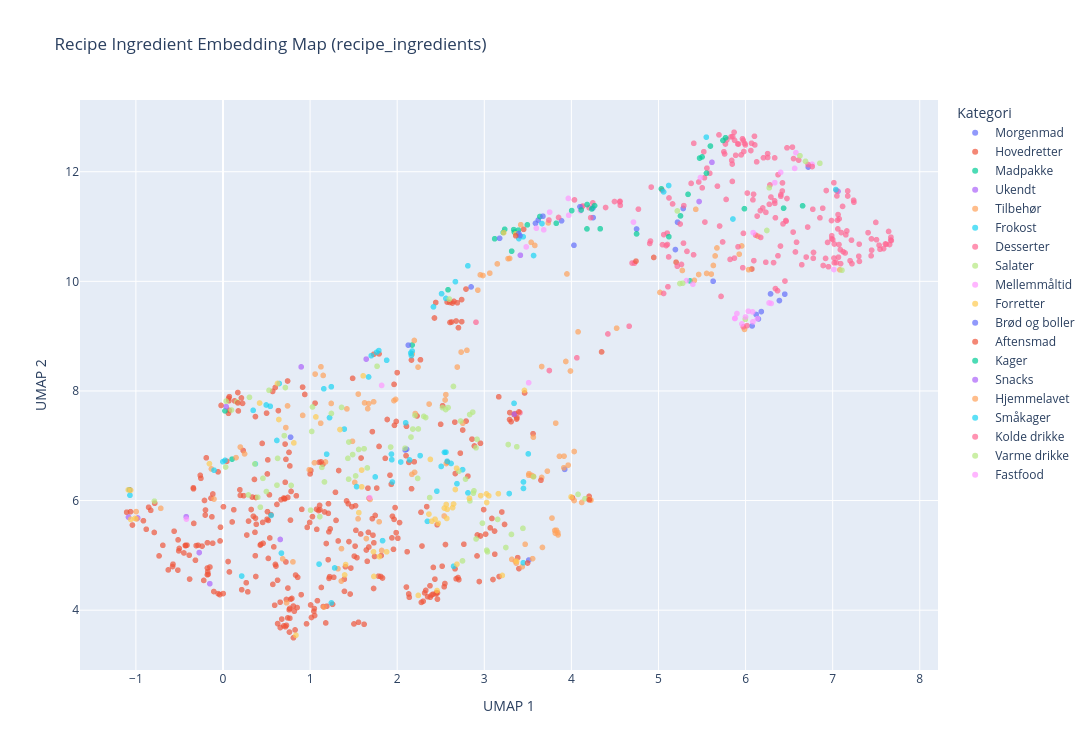

Write notebook code for a chart like this one.
### Code cell
fig = px.scatter(
    x=ing_coords[:, 0],
    y=ing_coords[:, 1],
    color=ing_categories,
    hover_name=ing_titles,
    hover_data={"id": ing_ids, "category": ing_categories},
    title="Recipe Ingredient Embedding Map (recipe_ingredients)",
    labels={"x": "UMAP 1", "y": "UMAP 2", "color": "Kategori"},
    opacity=0.7,
    width=1100,
    height=750,
)
fig.update_traces(marker=dict(size=6))
fig.show()

### Figure 1 — Plotly figure (JSON) as saved in the notebook; plotly's stock layout.template omitted (floating-point values rounded to 4 significant figures; data arrays with more than 128 entries replaced by an {"elided": "..."} marker saying what was removed)
{"data": [{"customdata": [["femkornsflagemysli-med-boghvede-og-kiks", "Morgenmad"], ["kokosskyr-bowl-med-chiafro-og-bar", "Morgenmad"], ["ag-i-airfryer", "Morgenmad"], ["havregrod", "Morgenmad"], ["grod-med-blabar-og-hasselnodder", "Morgenmad"], ["sondagstoast-med-chorizo-og-pocheret-ag", "Morgenmad"], ["morgenmad-til-de-sma", "Morgenmad"], ["ra-grod-med-kefir", "Morgenmad"], ["jordbarmarmelade-med-chiafro", "Morgenmad"], ["rosinbrod", "Morgenmad"], ["hytteostbowl-med-frugt", "Morgenmad"], ["iskaffe-med-havredrik", "Morgenmad"], ["boghvede-crunch", "Morgenmad"], ["sprode-brod-med-perlesukker", "Morgenmad"], ["kobenhavnerbirkes", "Morgenmad"], ["chia-oats-med-bar", "Morgenmad"], ["tiramisu-overnight-oat", "Morgenmad"], ["masalakrydrede-rysteribs", "Morgenmad"], ["croissanter", "Morgenmad"], ["hvidlogstomater-med-sprod-parmaskinke", "Morgenmad"], ["hash-browns", "Morgenmad"], ["havregrod---til-baby", "Morgenmad"], ["brunchbrat", "Morgenmad"]], "hovertemplate": "<b>%{hovertext}</b><br><br>Kategori=Morgenmad<br>UMAP 1=%{x}<br>UMAP 2=%{y}<br>id=%{customdata[0]}<br>category=%{customdata[1]}<extra></extra>", "hovertext": ["Femkornsflagemysli med boghvede og kiks", "Kokosskyr bowl med chiafrø og bær", "Æg i airfryer", "Havregrød", "Grød med blåbær og hasselnødder", "Søndagstoast med chorizo og pocheret æg", "Morgenmad til de små", "Rå grød med kefir", "Jordbærmarmelade med chiafrø", "Rosinbrød", "Eksotisk hytteostbowl med mango", "Iskaffe med havredrik", "Boghvede crunch", "Sprøde brød med perlesukker", "Københavnerbirkes", "Chia-oats med bær", "Tiramisu overnight oats", "Masalakrydrede rysteribs", "Croissanter", "Hvidløgstomater med sprød parmaskinke", "Hash browns", "Havregrød - til baby", "Brunchbræt"], "legendgroup": "Morgenmad", "marker": {"color": "#636efa", "opacity": 0.7, "size": 6, "symbol": "circle"}, "mode": "markers", "name": "Morgenmad", "showlegend": true, "type": "scattergl", "x": [4.748, 6.147, 3.923, 5.194, 6.122, 2.108, 5.284, 6.181, 6.45, 3.62, 6.075, 6.72, 4.029, 3.588, 4.25, 6.388, 6.286, 5.627, 3.887, 0.7757, 3.511, 5.219, 2.091], "xaxis": "x", "y": [10.95, 9.314, 6.569, 10.58, 9.395, 6.936, 11.33, 9.448, 9.765, 11.12, 9.186, 12.08, 10.66, 11.06, 11.16, 9.649, 9.771, 10.0, 11.1, 7.156, 4.915, 11.08, 6.923], "yaxis": "y"}, {"customdata": {"elided": "345x2 str values"}, "hovertemplate": "<b>%{hovertext}</b><br><br>Kategori=Hovedretter<br>UMAP 1=%{x}<br>UMAP 2=%{y}<br>id=%{customdata[0]}<br>category=%{customdata[1]}<extra></extra>", "hovertext": {"elided": "345 str values"}, "legendgroup": "Hovedretter", "marker": {"color": "#EF553B", "opacity": 0.7, "size": 6, "symbol": "circle"}, "mode": "markers", "name": "Hovedretter", "showlegend": true, "type": "scattergl", "x": {"elided": "345 float values"}, "xaxis": "x", "y": {"elided": "345 float values"}, "yaxis": "y"}, {"customdata": [["madpandekager-med-fyld", "Madpakke"], ["myslibar", "Madpakke"], ["snurrer-med-pesto", "Madpakke"], ["polsehorn", "Madpakke"], ["koldhavede-boller-med-kefir-og-graskarkerner", "Madpakke"], ["svensk-knakbrod", "Madpakke"], ["gulerodsbrud", "Madpakke"], ["bananbrod-med-havregryn", "Madpakke"], ["reste-vafler", "Madpakke"], ["glaserede-kolde-kyllingespyd", "Madpakke"], ["frugtboller", "Madpakke"], ["nemme-kernestykker-med-ske", "Madpakke"], ["figenpalag", "Madpakke"], ["saftige-rugbrodsboller-med-chokolade", "Madpakke"], ["knakbrod", "Madpakke"], ["madpakkeboller-med-squash-gulerodder-og-ost", "Madpakke"], ["mysliboller-med-hytteost", "Madpakke"]], "hovertemplate": "<b>%{hovertext}</b><br><br>Kategori=Madpakke<br>UMAP 1=%{x}<br>UMAP 2=%{y}<br>id=%{customdata[0]}<br>category=%{customdata[1]}<extra></extra>", "hovertext": ["Madpandekager med fyld ", "Myslibar ", "Snurrer med pesto", "Pølsehorn ", "Koldhævede boller med kefir, kerner og squash ", "Svensk knækbrød", "Gulerodsbrud", "Bananbrød med havregryn", "Reste-vafler", "Glaserede kolde kyllingespyd", "Frugtboller", "Nemme kernestykker med ske", "Figenpålæg", "Saftige rugbrødsboller med chokolade", "Knækbrød", "Madpakkeboller ", "Mysliboller med hytteost"], "legendgroup": "Madpakke", "marker": {"color": "#00cc96", "opacity": 0.7, "size": 6, "symbol": "circle"}, "mode": "markers", "name": "Madpakke", "showlegend": true, "type": "scattergl", "x": [0.02254, 5.253, 2.172, 3.494, 3.119, 3.345, 3.391, 5.339, 3.338, 0.1044, 4.179, 3.218, 5.362, 3.638, 3.234, 2.584, 3.314], "xaxis": "x", "y": [7.636, 11.19, 8.838, 11.03, 10.78, 10.9, 10.93, 11.59, 10.94, 6.756, 10.96, 10.89, 10.01, 11.18, 10.95, 9.846, 10.55], "yaxis": "y"}, {"customdata": [["rort-tatar", "Ukendt"], ["chow-mein", "Ukendt"], ["ovnbagt-kylling-i-fad", "Ukendt"], ["mexi-bowl", "Ukendt"], ["tartedej", "Ukendt"], ["wonton", "Ukendt"], ["flagkage", "Ukendt"], ["koreanske-soya-aeg", "Ukendt"], ["kransekagestykker", "Ukendt"], ["karrysuppe-med-gulerodder-og-rode-linser", "Ukendt"], ["anderillette", "Ukendt"], ["romkulger-med-sorte-bonner", "Ukendt"]], "hovertemplate": "<b>%{hovertext}</b><br><br>Kategori=Ukendt<br>UMAP 1=%{x}<br>UMAP 2=%{y}<br>id=%{customdata[0]}<br>category=%{customdata[1]}<extra></extra>", "hovertext": ["Rørt tatar", "Chow mein", "Ovnbagt kylling med hvidløg og rosmarin", "Mexi bowl ", "Tærtedej", "Wonton ", "Flagkage", "Soya æg", "Kransekagestykker", "Karrysuppe med gulerødder og røde linser", "Anderillette", "Romkugler med sorte bønner"], "legendgroup": "Ukendt", "marker": {"color": "#ab63fa", "opacity": 0.7, "size": 6, "symbol": "circle"}, "mode": "markers", "name": "Ukendt", "showlegend": true, "type": "scattergl", "x": [0.6573, -0.4223, -0.1514, 0.03648, 3.414, -0.9795, 5.614, -1.085, 7.061, -0.2728, 3.346, 5.466], "xaxis": "x", "y": [5.29, 5.706, 4.483, 7.714, 10.48, 5.683, 12.17, 5.698, 11.64, 5.05, 7.577, 11.46], "yaxis": "y"}, {"customdata": {"elided": "116x2 str values"}, "hovertemplate": "<b>%{hovertext}</b><br><br>Kategori=Tilbehør<br>UMAP 1=%{x}<br>UMAP 2=%{y}<br>id=%{customdata[0]}<br>category=%{customdata[1]}<extra></extra>", "hovertext": ["Rød dressing", "Stuvede kartofler", "Rødvinssauce", "Ispanak borani - Tyrkisk spinatdip", "Laks i ovn", "Ajvar-dip", "Hvidløgsflutes", "Hjemmebagte tortillas", "Kartofler i airfryer", "Fyldte champignoner", "Speltkerner med svampe og spinat", "Goma dressing", "Syltede rødløg med tranebær", "Syltede rødløg ", "Blomkålsfad", "Chunky chiliolie", "Thousand Island dressing", "Ristede kikærter", "Blåskimmelost med tranebærkompot", "Karamelliserede figner til ost", "Flutes", "Rødvinskogte figner", "Semidried cherrytomater", "Æggestand", "Kvæde-tomat kompot", "Edamamebønner", "Nemme ostebrød", "Ratatouille ", "Nemt ostebrød på grill", "Stuvet glaskål", "Dressing med dijonsennep og estragon", "Flødekartofler", "Autentisk ratatouille", "Persillesovs", "Kryddersmør med rosmarin", "Langtidshævet brød", "Ovnbagte grøntsager", "Hummus med edamamebønner", "Syltede tomater ", "Blomkålsmos", "Appelsin- og abrikosmarmelade", "Stuvet rosenkål", "Hollandaisesauce", "Ovnbagte rødbeder", "Pærechutney med chili", "Bacon i ovn", "Pommes frites i airfryer", "Lassi - sød og salt", "Dijonnaise", "Fyldte brød med spinat og ost", "Syltede svampe", "Dadler med bacon", "Rødløgssmør", "Rissalat", "Stuvede porrer", "Boller - til baby", "Krydrede nødder", "Blomkålssteaks med oste-gremolata", "Citrondressing", "Cremet dip af blå ost", "Agurkesalat", "Portobellosauce", "Juleskinke med sennepsgratinering", "Grillede asparges og squash", "Saltkogte kartofler med mojo rojosauce", "Blommemarmelade", "Mayonnaise", "Asparges med misosmør", "Chimichurri", "Stracciatella ost", "Pico de gallo", "Lemonade", "Råcreme", "Tomattapenade", "Buffetspyd", "Syltede blommer", "Ramsløgspesto", "Urtedressing med friske krydderurter", "Broccolifritter", "Syltede grønne tomater", "Syltede abrikoser", "Nem tomatsovs", "Hvidløgssauce", "Burgerboller", "Ost med balsamicomandler og bagt marcipan", "Grillpakker med kartofler og oliven", "Saltkartofler", "Druerelish", "Maltbrød med kefir og rug", "Irske boller med kartoffel", "Smørsauce med sennep", "Spyd med grillet ost", "Sød kartoffelmos med sprød top", "Paprikamandler", "Karamelliseret løgmarmelade til skimmelost", "Hjemmelavet smør", "Stikkelsbærmarmelade", "Bechamelsauce", "Börek ", "Croutoner", "Bearnaise", "Søde kartoffelfritter i airfryer", "Glaserede kartofler og rodfrugter", "Frosset flødeskum i fire varianter", "Æbler med gelé", "Focaccia brød", "Pandebrød med nigellafrø", "Hollandaisesauce med fløde", "Burgerdressing", "Chutney", "Hokkaidofritter", "Grøntsagsfad i ovn", "Bagt blomkål", "Farmordressing", "Rabarberchutney", "Tigerrejer på spyd"], "legendgroup": "Tilbehør", "marker": {"color": "#FFA15A", "opacity": 0.7, "size": 6, "symbol": "circle"}, "mode": "markers", "name": "Tilbehør", "showlegend": true, "type": "scattergl", "x": [3.51, 3.436, 0.7297, 2.239, 2.539, 1.176, 3.063, 3.149, 3.469, 1.32, 1.358, -0.9968, 2.559, 1.982, 4.204, -0.9924, 3.513, 1.058, 3.989, 4.076, 3.273, 5.017, 1.122, 3.913, 5.553, 1.551, 2.734, 0.9909, 2.801, 0.8032, 3.659, 3.316, 1.05, 1.822, 3.564, 2.954, 1.646, 1.688, 1.73, 4.119, 5.412, 4.032, 3.828, 2.55, 4.519, 2.169, 3.555, 5.988, 3.564, 2.197, 1.662, 2.2, 0.6855, -0.1034, 3.778, 3.538, 3.949, 4.225, 3.724, 3.82, 1.673, 1.159, 2.564, 1.513, 3.668, 5.955, 3.816, -0.7143, 1.487, 3.863, 0.7409, 5.63, 6.14, 0.915, 0.1499, 5.927, 1.553, 3.564, -0.1328, 1.625, 5.461, 0.7216, 1.793, 3.419, 3.936, 3.367, 3.356, 1.963, 3.291, 3.735, 3.845, 0.2477, 2.208, 1.124, 3.659, 4.032, 7.082, 3.58, 2.173, 2.69, 3.847, 1.243, 2.367, 3.963, 5.274, 2.926, 2.985, 3.809, 3.542, 1.423, 2.753, 1.36, 4.214, 3.916, 6.035, 0.199], "xaxis": "x", "y": [6.462, 4.793, 4.134, 8.435, 5.718, 6.704, 10.15, 10.32, 5.202, 4.755, 4.531, 5.798, 7.933, 7.846, 6.032, 5.664, 6.49, 8.308, 8.364, 9.078, 10.41, 9.797, 7.411, 6.599, 10.14, 5.667, 8.709, 6.563, 8.742, 4.881, 6.421, 4.928, 6.689, 5.089, 7.156, 10.12, 5.306, 6.02, 7.802, 5.965, 10.02, 6.001, 5.459, 7.835, 9.145, 6.479, 4.94, 9.123, 6.44, 8.921, 7.676, 6.516, 4.936, 6.027, 5.68, 10.71, 10.13, 6.008, 6.536, 7.412, 7.769, 4.056, 6.676, 6.332, 5.145, 10.65, 5.405, 5.858, 7.081, 6.807, 7.727, 10.29, 10.83, 7.554, 6.784, 10.5, 7.943, 6.439, 6.576, 7.782, 10.12, 7.332, 5.612, 11.03, 8.538, 4.859, 4.893, 7.823, 10.42, 11.07, 5.414, 6.851, 7.588, 8.441, 8.445, 6.895, 10.21, 10.66, 8.677, 8.436, 5.373, 7.772, 7.761, 6.646, 10.2, 9.839, 10.11, 5.455, 6.46, 7.673, 7.411, 5.123, 6.013, 6.81, 10.21, 6.976], "yaxis": "y"}, {"customdata": {"elided": "66x2 str values"}, "hovertemplate": "<b>%{hovertext}</b><br><br>Kategori=Frokost<br>UMAP 1=%{x}<br>UMAP 2=%{y}<br>id=%{customdata[0]}<br>category=%{customdata[1]}<extra></extra>", "hovertext": ["Krydret squash toast", "Omelet", "Ørred og æggestand", "Bento box", "Leftover toast", "Skinkepita med ærter", "Grøntsagsfrikadeller med tomatsalsa og dip", "Falafel wrap", "Små ostesouffléer", "Paneer sandwich", "Thaiinspireret ostemad ", "Champignontærte", "Brunede kartofler i ovn", "Bowl med hytteost, avocado og chiliolie", "Tunfrikadeller", "Kikærte-spread", "Ovnbagt æggekage med hytteost, skinke og spinat", "Hasselback rodfrugter", "Sødt rugbrød med mandler og tranebær", "Sushi bowl med chilibagt laks", "Toast med ost og skinke", "Toast a la croque monsieur", "Sushi bowl", "Filodejspakker med æg og spinat", "Sandwichbrød", "Osteboller ", "Grove horn med skinke og ost", "Burger med spidskålssalat og krydret hytteost", "Svampedeller", "Spinatpie", "Grønlangkål", "Æggekage med linser og koriander", "Scrambled æg med hytteost", "Avocadomad", "Hytteost med syltede grøntsager", "Kyllingesandwich med karrydressing", "Svinemørbrad i ovn", "Svampebøffer", "Rugbrødstoast med bagt avocado og æg", "Quinoa bowl", "Rejesalat i pitabrød", "Gözleme - fyldte tyrkiske fladbrød", "Ostemad med æble og timian", "Skinkesalat", "Smørrebrødstapas med rejer og mango", "Oksefrikadeller ", "Sprøde majs fritters", "Tortilla wrap", "Djævleæg", "Tærte med ost og tomater", "Kyllingesandwich med cæsarmayo, syltede rødløg og sprøde ostechips", "Burgerboller med hytteost", "Kyllingeburger med ost", "Stegte sild i eddike", "Banh Mi sandwich", "Porretærte med bacon", "Wraps med røget mørbrad", "Frikadeller", "Veggetoast", "Pizza med skinke, chili og oliven", "Croque monsieur", "Pizzatoast", "Frokosttærte", "Panini", "Mini pizzaer", "Waldorfsalat"], "legendgroup": "Frokost", "marker": {"color": "#19d3f3", "opacity": 0.7, "size": 6, "symbol": "circle"}, "mode": "markers", "name": "Frokost", "showlegend": true, "type": "scattergl", "x": [1.534, 1.244, 3.286, -1.068, 1.938, 2.505, 1.748, 0.4961, 1.672, 1.945, 1.223, 1.702, 3.448, 2.041, 2.813, 0.5425, 2.543, 1.832, 3.662, -1.075, 2.264, 2.574, 2.347, 2.172, 3.447, 2.812, 2.668, 0.372, 1.103, 2.156, 3.566, 0.6185, 3.45, 2.142, 1.393, -0.103, 1.245, 1.282, 1.934, 2.097, 2.686, 2.163, 3.342, 2.619, 2.455, 0.5528, 0.6459, 0.3464, 3.45, 1.879, -0.001642, 3.397, 0.02309, 2.648, 0.2146, 1.789, 2.751, 0.6706, 1.19, 2.559, 2.56, 2.416, 1.763, 1.158, 2.51, 3.505], "xaxis": "x", "y": [6.255, 8.077, 6.128, 6.097, 6.745, 6.623, 6.431, 7.744, 8.255, 6.338, 7.513, 8.643, 4.866, 6.704, 6.141, 7.72, 6.879, 5.268, 11.05, 6.195, 6.82, 6.718, 5.621, 8.728, 10.81, 10.28, 9.994, 6.669, 4.841, 8.692, 10.47, 7.096, 6.339, 6.741, 7.304, 6.554, 4.133, 4.771, 6.848, 7.418, 6.308, 8.647, 7.774, 6.677, 6.171, 5.728, 8.136, 7.646, 6.221, 8.56, 6.708, 10.78, 6.734, 4.802, 4.622, 8.736, 6.564, 5.041, 6.846, 9.688, 6.883, 9.534, 8.704, 8.039, 9.775, 6.852], "yaxis": "y"}, {"customdata": {"elided": "196x2 str values"}, "hovertemplate": "<b>%{hovertext}</b><br><br>Kategori=Desserter<br>UMAP 1=%{x}<br>UMAP 2=%{y}<br>id=%{customdata[0]}<br>category=%{customdata[1]}<extra></extra>", "hovertext": {"elided": "196 str values"}, "legendgroup": "Desserter", "marker": {"color": "#FF6692", "opacity": 0.7, "size": 6, "symbol": "circle"}, "mode": "markers", "name": "Desserter", "showlegend": true, "type": "scattergl", "x": {"elided": "196 float values"}, "xaxis": "x", "y": {"elided": "196 float values"}, "yaxis": "y"}, {"customdata": {"elided": "79x2 str values"}, "hovertemplate": "<b>%{hovertext}</b><br><br>Kategori=Salater<br>UMAP 1=%{x}<br>UMAP 2=%{y}<br>id=%{customdata[0]}<br>category=%{customdata[1]}<extra></extra>", "hovertext": ["Vandmelonsalat med salatost", "Sprød gnocchisalat", "Hokkaidosalat med hasselnødder og brombær", "Appelsin- og gulerodssalat", "Hakkebøffer og grillet græsk salat", "Salat med oksekød og bacon", "Lun græsk kartoffelsalat", "Vindruesalat med løg og persille", "Coleslaw af rødkål, rødbeder og granatæblekerner", "Rejesalat med mango", "Quinoasalat med granatæblekerner", "Smashed kartoffelsalat", "Kartoffelsalat med røget kylling", "Coleslaw", "Rødbedesalat med quinoa og myntefløde", "Mexicansk pastasalat", "Nudelsalat", "Pastasalat", "Sprød salat med røget laks og hytteost", "Æblesalat", "Salat med nudler og nektariner", "Skaldyrssalat", "Sprød salat med granatæble og salatost", "Grov nudelsalat med ost og grønt", "Grøn kartoffelsalat", "Salat med vilde ris, bønner og citron", "Melonsalat", "Salade Nicoise", "Banh Mi salat ", "Grillede grøntsager med edamamehummus", "Spaghetti Carbonara med fløde", "Salat med kartofler, dild og smilende æg", "Blomkålscouscous", "Frugtsalat med ingefær og skyr   ", "Melonsalsa", "Frugtsalat med råcreme", "Kyllingesalat med mælkebøtte", "Köpoglu - tyrkisk salat med aubergine og peberfrugt", "Crispy rice græskarsalat", "Mexican corn salad", "Rødbedequinoa ", "Salat med bagte vindruer", "Salat med røget kylling og kikærter", "Frokostsalat", "Rejesalat med Rhode island dressing", "Stegte kyllingelår med pastasalat", "Quinoasalat", "Rødfisk med lun salat", "Græsk salat", "Tabbouleh", "Hindbærsalat med ostespecier", "Skinke med rygeostsalat", "Frisk tomatsalsa med ristede majs", "Bagt butternut med hot honey", "Tunsalat", "Mexicansk tacosalat", "Frikadeller af kylling med kulørt salat", "Gulerodssalat med hasselnødder", "Frisk melonsalat med hyldeblomst og softice", "Asparges- og tomatsalat med sprøde hvidløgscroutoner", "Aspargessalat med perlespelt og kylling", "Frisk spinatsalat med mynte og salatost", "Kebabpizza ", "Bønnesalat med mango, nødder og salatost", "Rygeostsalat", "Kartoffelsalat med grillede jordbær", "Abemad ", "Salat med ramsløgsgremolata", "Rødkålssalat med vindruer og valnødder", "Violsalat med blåskimmel og valnødder", "Italiensk pastasalat", "Pastasalat med grønt", "Kyllingesalat og hvidløgsbrød med ost", "Salat med kakifrugt ", "Salat med kylling, pasta og jordbær ", "Tacosalat med sprød kylling", "Lammemørbrad og perlespeltsalat", "Blomkålssalat", "Havregrynspandekager med frugtsalat"], "legendgroup": "Salater", "marker": {"color": "#B6E880", "opacity": 0.7, "size": 6, "symbol": "circle"}, "mode": "markers", "name": "Salater", "showlegend": true, "type": "scattergl", "x": [1.028, 1.434, 2.832, 2.159, 0.499, 0.6269, 3.312, 3.374, 2.867, 2.235, 2.305, 3.036, 2.979, 3.565, 2.52, 0.3039, 0.3659, 1.006, 2.09, 2.646, 0.399, 2.874, 2.179, 0.6198, 3.153, 1.165, 1.361, 2.835, -0.7869, 1.443, 1.111, 3.028, 4.156, 5.997, 1.245, 6.244, 3.444, 1.135, 2.728, 0.5288, 2.584, 2.557, 1.925, 1.445, 2.373, 0.2911, 2.204, 2.75, 1.018, 1.657, 1.769, 2.707, 0.7163, 1.523, 2.882, 0.09732, 0.4586, 2.243, 7.106, 1.62, 2.905, 1.558, 2.599, 0.03599, 2.785, 2.906, 6.272, 3.248, 3.275, 2.327, 0.7825, 0.7036, 0.03038, 1.488, 0.4288, 0.1606, 2.917, 4.076, 5.217], "xaxis": "x", "y": [7.708, 6.77, 7.57, 7.159, 6.165, 6.77, 5.382, 6.982, 7.614, 6.405, 7.536, 5.065, 5.588, 6.435, 7.696, 7.883, 6.668, 5.825, 6.956, 8.082, 6.06, 6.135, 7.305, 6.281, 5.656, 6.34, 7.699, 5.994, 5.989, 6.391, 5.707, 5.095, 6.034, 9.307, 7.589, 10.93, 5.493, 6.606, 7.451, 8.012, 7.697, 7.661, 6.976, 7.068, 6.054, 6.102, 7.553, 4.899, 7.261, 6.596, 8.45, 6.535, 8.062, 6.449, 6.178, 7.652, 6.405, 7.306, 10.2, 6.945, 6.962, 6.932, 9.677, 7.814, 6.392, 5.299, 11.71, 5.144, 7.022, 7.515, 6.276, 7.185, 6.612, 6.839, 5.878, 7.8, 7.118, 6.113, 11.28], "yaxis": "y"}, {"customdata": [["grove-hveder", "Mellemmåltid"], ["smoothie-bowl-med-skyr-avocado-og-spinat", "Mellemmåltid"], ["mozzarella-sticks", "Mellemmåltid"], ["grovbirkes-", "Mellemmåltid"], ["chokoladeispinde-med-noddekrymmel", "Mellemmåltid"], ["kakaomalk-med-is-og-chokolade", "Mellemmåltid"], ["ra-grod-med-skyr-rugflager-og-frugt", "Mellemmåltid"], ["frisk-smoothie-med-jordbar-lime-og-ingefar", "Mellemmåltid"], ["chokoladeboller", "Mellemmåltid"], ["valnoddeboller", "Mellemmåltid"], ["ingefarshot", "Mellemmåltid"], ["gron-smoothie-med-havredrik", "Mellemmåltid"], ["bonnedip-med-gnavegront", "Mellemmåltid"], ["smoothie-bowl-med-mango-og-kiwibar", "Mellemmåltid"], ["greenie-med-skyr-spinat-og-ingefar", "Mellemmåltid"], ["citrontykmalk-med-noddedrys", "Mellemmåltid"], ["speltgrod-med-skovbar-og-skyr", "Mellemmåltid"], ["gurkemeje-latte", "Mellemmåltid"], ["mokkashake", "Mellemmåltid"], ["chokolatte", "Mellemmåltid"], ["chokoladebrod-med-kardemomme", "Mellemmåltid"], ["blabarkoldskal-med-kefir-og-salte-mandelkammerjunkere", "Mellemmåltid"], ["smoothie-bowl-med-dadler-avocado-og-skyr", "Mellemmåltid"], ["overnight-chiagrod-med-granatable", "Mellemmåltid"], ["skyrgrod-med-spelt-mango-og-kokos", "Mellemmåltid"], ["kloben---tyske-juleboller", "Mellemmåltid"], ["bagt-brie", "Mellemmåltid"], ["sparkling-koldskal", "Mellemmåltid"], ["varme-hveder", "Mellemmåltid"], ["skyr-med-ristet-rugbrod-appelsin-og-blabar", "Mellemmåltid"], ["ablepandekager", "Mellemmåltid"], ["julekakao", "Mellemmåltid"]], "hovertemplate": "<b>%{hovertext}</b><br><br>Kategori=Mellemmåltid<br>UMAP 1=%{x}<br>UMAP 2=%{y}<br>id=%{customdata[0]}<br>category=%{customdata[1]}<extra></extra>", "hovertext": ["Grove hveder", "Smoothie bowl med skyr, avocado og spinat", "Mozzarella sticks", "Grovbirkes ", "Chokoladeispinde med nøddekrymmel", "Kakaomælk med is og chokolade", "Rå grød med skyr, rugflager og frugt", "Frisk smoothie med jordbær, lime og ingefær", "Chokoladeboller", "Valnøddeboller", "Ingefærshot", "Grøn smoothie med havredrik", "Bønnedip med gnavegrønt", "Smoothie bowl med mango og kiwibær", "Greenie med skyr, spinat og ingefær", "Citrontykmælk med nøddedrys", "Speltgrød med skovbær og skyr ", "Gurkemeje latte", "Mokkashake", "Chokolatte", "Chokoladebrød med kardemomme", "Blåbærkoldskål med kefir og salte mandelkammerjunkere", "Smoothie bowl med dadler, avocado og skyr", "Overnight laktosefri chiagrød med granatæble", "Skyrgrød med spelt, mango og kokos", "Kløben juleboller", "Bagt brie", "Sparkling koldskål", "Varme hveder", "Skyr med ristet rugbrød, appelsin og blåbær", "Æblepandekager", "Julekakao"], "legendgroup": "Mellemmåltid", "marker": {"color": "#FF97FF", "opacity": 0.7, "size": 6, "symbol": "circle"}, "mode": "markers", "name": "Mellemmåltid", "showlegend": true, "type": "scattergl", "x": [3.683, 5.958, 1.821, 3.482, 6.336, 6.402, 6.081, 6.031, 3.751, 3.598, 5.394, 5.901, 1.685, 6.084, 5.999, 6.087, 6.27, 5.323, 6.563, 6.763, 3.965, 5.482, 5.875, 6.294, 6.136, 4.104, 3.509, 7.014, 3.969, 5.879, 4.713, 6.578], "xaxis": "x", "y": [10.94, 9.224, 8.101, 10.63, 11.8, 11.99, 9.442, 9.455, 11.26, 10.97, 9.948, 9.413, 6.052, 9.261, 9.349, 10.89, 9.606, 10.01, 12.06, 12.13, 11.51, 11.89, 9.322, 9.597, 9.319, 11.29, 8.15, 10.22, 11.21, 9.324, 11.08, 12.35], "yaxis": "y"}, {"customdata": [["maki-sushi", "Forretter"], ["persillesuppe-til-forret", "Forretter"], ["nuggets-i-airfryer", "Forretter"], ["gratinerede-osters-med-strimlet-gront", "Forretter"], ["kyllingelevermousse-med-portvinssky", "Forretter"], ["artiskokker-med-mild-ostecreme", "Forretter"], ["fiskefilet-med-ansjos-mayo", "Forretter"], ["ristet-brod-med-krydrede-kantareller", "Forretter"], ["muslingesuppe", "Forretter"], ["couscoussalat-med-avocado", "Forretter"], ["tunfiskemousse", "Forretter"], ["laksetatar", "Forretter"], ["grillet-fennikel-med-smor-revet-ost-og-ristede-nodder", "Forretter"], ["tapas-skeer", "Forretter"], ["asparges-med-rogn-vinaigrette-og-pocherede-ag", "Forretter"], ["bruschetta", "Forretter"], ["hvide-asparges-i-egen-lage-med-kold-rygeost", "Forretter"], ["miso-suppe", "Forretter"], ["solsikkebrod", "Forretter"], ["sprode-pastaskaller-med-flyvefiskerogn", "Forretter"], ["bedecarpaccio-med-gedeostcreme", "Forretter"], ["jordskokkesuppe-med-torsk", "Forretter"], ["ceviche", "Forretter"], ["sprode-kartoffelvafler", "Forretter"], ["roget-hellefisk-i-kalvebouillon", "Forretter"], ["rejesalat-med-asparges", "Forretter"], ["3-slags-laks", "Forretter"], ["smorstegt-brod-med-gronkalschips-og-rogn", "Forretter"], ["rimmet-torsk-med-jordskokker", "Forretter"], ["tapas-med-roget-fisk-og-foie-gras", "Forretter"], ["aspargessuppe", "Forretter"], ["majskolber-med-koriandersmor", "Forretter"], ["kold-artesuppe-med-rejer-og-brus", "Forretter"], ["tantanmen-ramen", "Forretter"], ["nachos-med-ost", "Forretter"], ["lakseruller", "Forretter"], ["hjemmelavet-gravad-laks", "Forretter"], ["sushi-dogs", "Forretter"], ["fjordrejer-med-dildmayo", "Forretter"], ["salte-ableskiver-med-ostefyld", "Forretter"], ["blomkalsblinis-med-citronsyltede-rodlog-og-kaviar", "Forretter"], ["roget-lammekod-med-jordskoksalat-", "Forretter"], ["ceviche-med-rejer", "Forretter"], ["jomfruhummerhaler-x-2", "Forretter"], ["artesuppe-med-linsetopping", "Forretter"], ["tapas-til-nytar", "Forretter"], ["gravad-laks-med-citronrasp-og-sennepscreme", "Forretter"], ["laksesalat", "Forretter"], ["champignonsuppe", "Forretter"], ["blinis-med-stenbiderrogn", "Forretter"]], "hovertemplate": "<b>%{hovertext}</b><br><br>Kategori=Forretter<br>UMAP 1=%{x}<br>UMAP 2=%{y}<br>id=%{customdata[0]}<br>category=%{customdata[1]}<extra></extra>", "hovertext": ["Maki sushi", "Persillesuppe ", "Nuggets i airfryer", "Gratinerede østers med strimlet grønt", "Kyllingelevermousse med portvinssky", "Artiskokker med mild ostecreme", "Fiskefilet med ansjos-mayo", "Ristet brød med krydrede kantareller", "Muslingesuppe", "Couscoussalat med avocado", "Tunmousse", "Laksetatar", "Grillet fennikel med smør, revet ost og ristede nødder", "Tapas-skeer", "Asparges med rogn-vinaigrette og pocherede æg", "Bruschetta", "Hvide asparges i krydret lage med rygeostcreme", "Misosuppe", "Solsikkebrød", "Sprøde pastaskaller med flyvefiskerogn", "Bedecarpaccio med gedeostcreme", "Jordskokkesuppe med torsk", "Ceviche", "Kartoffelvafler", "Røget hellefisk i kalvebouillon", "Rejesalat med asparges", "3 slags laks", "Smørstegt brød med grønkålschips og rogn", "Rimmet torsk med jordskokker", "Tapas med røget fisk og foie gras", "Aspargessuppe", "Majskolber med koriandersmør", "Kold ærtesuppe med rejer og brus", "Cremet ramen", "Nachos med ost", "Lakseruller", "Gravad laks med rævesauce", "Sushi dogs", "Fjordrejer med dildmayo", "Salte æbleskiver med ostefyld", "Blomkålsblinis med citronsyltede rødløg og kaviar", "Røget lammekød med jordskokkesalat ", "Ceviche med rejer", "Jomfruhummerhaler x 2", "Ærtesuppe med linsetopping ", "Tapas til nytår", "Gravad laks med citronrasp og sennepscreme", "Laksesalat", "Champignonsuppe", "Blinis med stenbiderrogn"], "legendgroup": "Forretter", "marker": {"color": "#FECB52", "opacity": 0.7, "size": 6, "symbol": "circle"}, "mode": "markers", "name": "Forretter", "showlegend": true, "type": "scattergl", "x": [-1.06, 1.879, -0.1558, 3.162, 0.8375, 1.56, 2.686, 1.732, 3.207, 1.592, 2.83, 2.434, 1.61, 2.959, 2.574, 0.8138, 2.636, -1.009, 3.224, 3.051, 3.461, 2.242, 2.398, 3.371, 3.027, 2.563, 2.364, 3.025, 2.458, 2.381, 1.795, 0.626, 1.728, -1.059, 0.4203, 2.668, 2.472, -1.088, 2.647, 1.592, 3.996, 2.682, 1.067, 0.6413, 1.408, 1.343, 2.542, 2.569, 1.397, 3.362], "xaxis": "x", "y": [6.188, 5.064, 6.673, 6.125, 3.543, 5.779, 4.839, 4.615, 4.634, 6.556, 6.041, 5.66, 8.276, 6.09, 5.841, 7.052, 5.87, 5.676, 10.89, 6.087, 8.009, 4.27, 5.623, 4.892, 5.964, 5.928, 5.753, 6.121, 4.359, 6.751, 4.978, 8.136, 5.065, 5.656, 7.78, 6.202, 5.585, 6.196, 5.937, 6.251, 6.067, 6.59, 7.526, 7.479, 4.833, 7.296, 5.862, 5.674, 4.642, 10.87], "yaxis": "y"}, {"customdata": [["halloween-burgerboller", "Brød og boller"], ["juleboller", "Brød og boller"], ["farvet-snobrod", "Brød og boller"], ["kanelbrod", "Brød og boller"], ["gronne-bagels", "Brød og boller"], ["panini-brod", "Brød og boller"], ["snobrod-hacks", "Brød og boller"], ["pizzadej", "Brød og boller"]], "hovertemplate": "<b>%{hovertext}</b><br><br>Kategori=Brød og boller<br>UMAP 1=%{x}<br>UMAP 2=%{y}<br>id=%{customdata[0]}<br>category=%{customdata[1]}<extra></extra>", "hovertext": ["Halloween burgerboller", "Juleboller", "Farvet snobrød", "Kanelbrød", "Grønne bagels", "Panini brød", "Snobrød hacks", "Pizzadej"], "legendgroup": "Brød og boller", "marker": {"color": "#636efa", "opacity": 0.7, "size": 6, "symbol": "circle"}, "mode": "markers", "name": "Brød og boller", "showlegend": true, "type": "scattergl", "x": [3.673, 4.247, 3.396, 4.099, 2.128, 3.176, 3.41, 2.849], "xaxis": "x", "y": [11.19, 11.34, 10.87, 11.36, 8.836, 10.79, 10.83, 9.898], "yaxis": "y"}, {"customdata": [["grillede-auberginer", "Aftensmad"], ["rodkal", "Aftensmad"], ["andebryst-med-bagte-abler-log-og-sprodstegt-svar", "Aftensmad"], ["grillet-blomkal-med-gremolata", "Aftensmad"], ["linsepandekager", "Aftensmad"], ["madpandekager", "Aftensmad"], ["risengrod-i-ovn", "Aftensmad"], ["vegetarisk-enchiladas", "Aftensmad"], ["bagekartoffel-i-airfryer", "Aftensmad"], ["grillspyd", "Aftensmad"], ["koldhavet-pizzadej", "Aftensmad"], ["kyllingelasagne", "Aftensmad"], ["fyldte-peberfrugter1", "Aftensmad"], ["cote-de-boeuf", "Aftensmad"], ["rodbedeboffer1", "Aftensmad"], ["bao-med-chilistegt-kylling", "Aftensmad"], ["kikarteboffer", "Aftensmad"], ["grillet-laks", "Aftensmad"], ["flanksteak1", "Aftensmad"]], "hovertemplate": "<b>%{hovertext}</b><br><br>Kategori=Aftensmad<br>UMAP 1=%{x}<br>UMAP 2=%{y}<br>id=%{customdata[0]}<br>category=%{customdata[1]}<extra></extra>", "hovertext": ["Grillede auberginer", "Hjemmelavet rødkål", "Andebryst med bagte æbler, løg og sprødstegt svær", "Grillet blomkål med gremolata", "Linsepandekager", "Madpandekager ", "Risengrød i ovn", "Vegetarisk enchiladas ", "Bagekartoffel i airfryer", "Grillspyd", "Koldhævet pizzadej", "Kyllingelasagne ", "Fyldte peberfrugter", "Cote de boeuf", "Rødbedebøffer", "Bao med chilistegt kylling", "Krydrede kikærtebøffer", "Grillet laks", "Flanksteak"], "legendgroup": "Aftensmad", "marker": {"color": "#EF553B", "opacity": 0.7, "size": 6, "symbol": "circle"}, "mode": "markers", "name": "Aftensmad", "showlegend": true, "type": "scattergl", "x": [1.126, 3.166, 3.398, 4.204, -0.03362, 3.361, 4.742, 0.171, 3.497, 0.7228, 2.79, 0.1053, 0.1705, 0.7432, 1.715, -0.8537, -0.179, 3.65, 0.1937], "xaxis": "x", "y": [6.706, 7.893, 7.618, 6.014, 5.263, 10.83, 10.37, 7.782, 4.86, 6.752, 9.859, 5.61, 7.971, 3.859, 7.258, 5.877, 5.23, 6.371, 6.197], "yaxis": "y"}, {"customdata": [["cremesnegle", "Kager"], ["citronkage", "Kager"], ["franske-vafler", "Kager"], ["peberkagehus", "Kager"], ["gammeldags-aebleskiver", "Kager"], ["citronkage-med-birkes", "Kager"], ["citronmane", "Kager"], ["den-du-ved-nok", "Kager"], ["brunsvigersnegle", "Kager"], ["rensdyr-med-safran", "Kager"], ["brownie-med-sode-kartofler", "Kager"], ["drommekage-fra-brovst", "Kager"], ["chokoladekage", "Kager"], ["kardemommesnurrer", "Kager"], ["kringle", "Kager"], ["sweet-potato-brownie", "Kager"], ["cremeboller", "Kager"], ["berlinere", "Kager"], ["marcipanhorn-med-rabarber", "Kager"]], "hovertemplate": "<b>%{hovertext}</b><br><br>Kategori=Kager<br>UMAP 1=%{x}<br>UMAP 2=%{y}<br>id=%{customdata[0]}<br>category=%{customdata[1]}<extra></extra>", "hovertext": ["Cremesnegle", "Citronkage", "Franske vafler", "Peberkagehus", "Gammeldags æbleskiver", "Citronkage med birkes", "Citronmåne", "Den du ved nok", "Brunsvigersnegle", "Rensdyr med safran", "Brownie med søde kartofler", "Drømmekage fra Brovst", "Chokoladekage ", "Kardemommesnurrer", "Kringle", "Sweet potato brownie", "Cremeboller", "Berlinere", "Marcipanhorn med rabarber"], "legendgroup": "Kager", "marker": {"color": "#00cc96", "opacity": 0.7, "size": 6, "symbol": "circle"}, "mode": "markers", "name": "Kager", "showlegend": true, "type": "scattergl", "x": [4.181, 5.987, 5.119, 5.033, 4.748, 6.437, 6.654, 5.77, 3.826, 5.5, 5.551, 5.472, 5.74, 4.003, 4.112, 5.596, 4.234, 4.266, 4.331], "xaxis": "x", "y": [11.4, 11.33, 10.81, 11.69, 10.87, 11.33, 11.38, 12.62, 11.06, 12.27, 11.97, 12.25, 12.57, 11.29, 11.3, 12.47, 11.32, 11.38, 10.96], "yaxis": "y"}, {"customdata": [["ostestanger", "Snacks"], ["popcorn", "Snacks"]], "hovertemplate": "<b>%{hovertext}</b><br><br>Kategori=Snacks<br>UMAP 1=%{x}<br>UMAP 2=%{y}<br>id=%{customdata[0]}<br>category=%{customdata[1]}<extra></extra>", "hovertext": ["Ostestænger", "Popcorn"], "legendgroup": "Snacks", "marker": {"color": "#ab63fa", "opacity": 0.7, "size": 6, "symbol": "circle"}, "mode": "markers", "name": "Snacks", "showlegend": true, "type": "scattergl", "x": [1.644, 0.8979], "xaxis": "x", "y": [8.581, 8.439], "yaxis": "y"}, {"customdata": [["karameller", "Hjemmelavet"], ["glaze-med-appelsin-og-roget-paprika", "Hjemmelavet"], ["hjemmelavet-marcipan", "Hjemmelavet"], ["ribsgele", "Hjemmelavet"], ["daddelmarcipan", "Hjemmelavet"]], "hovertemplate": "<b>%{hovertext}</b><br><br>Kategori=Hjemmelavet<br>UMAP 1=%{x}<br>UMAP 2=%{y}<br>id=%{customdata[0]}<br>category=%{customdata[1]}<extra></extra>", "hovertext": ["Karameller", "Glaze med appelsin og røget paprika", "Hjemmelavet marcipan", "Ribsgelé", "Daddelmarcipan"], "legendgroup": "Hjemmelavet", "marker": {"color": "#FFA15A", "opacity": 0.7, "size": 6, "symbol": "circle"}, "mode": "markers", "name": "Hjemmelavet", "showlegend": true, "type": "scattergl", "x": [5.428, 1.15, 5.65, 5.606, 5.671], "xaxis": "x", "y": [11.31, 8.283, 10.46, 10.13, 10.61], "yaxis": "y"}, {"customdata": [["kransekage-sandwich", "Småkager"], ["3-nemme-smakager-med-", "Småkager"], ["fedtebrod-med-romglasur", "Småkager"], ["peberkager", "Småkager"], ["specier", "Småkager"]], "hovertemplate": "<b>%{hovertext}</b><br><br>Kategori=Småkager<br>UMAP 1=%{x}<br>UMAP 2=%{y}<br>id=%{customdata[0]}<br>category=%{customdata[1]}<extra></extra>", "hovertext": ["Kransekage-sandwich", "Småkagedej", "Fedtebrød ", "Sprøde peberkager", "Specier"], "legendgroup": "Småkager", "marker": {"color": "#19d3f3", "opacity": 0.7, "size": 6, "symbol": "circle"}, "mode": "markers", "name": "Småkager", "showlegend": true, "type": "scattergl", "x": [7.036, 5.117, 5.549, 5.059, 5.855], "xaxis": "x", "y": [11.67, 11.75, 12.63, 11.63, 11.14], "yaxis": "y"}, {"customdata": [["frosne-flodeterninger", "Kolde drikke"], ["karameliskaffe", "Kolde drikke"], ["white-russian", "Kolde drikke"]], "hovertemplate": "<b>%{hovertext}</b><br><br>Kategori=Kolde drikke<br>UMAP 1=%{x}<br>UMAP 2=%{y}<br>id=%{customdata[0]}<br>category=%{customdata[1]}<extra></extra>", "hovertext": ["Frosne flødeterninger", "Karameliskaffe", "White russian"], "legendgroup": "Kolde drikke", "marker": {"color": "#FF6692", "opacity": 0.7, "size": 6, "symbol": "circle"}, "mode": "markers", "name": "Kolde drikke", "showlegend": true, "type": "scattergl", "x": [6.61, 6.765, 6.717], "xaxis": "x", "y": [12.21, 12.09, 12.13], "yaxis": "y"}, {"customdata": [["glogg-ekstrakt", "Varme drikke"], ["chai-latte-med-havredrik", "Varme drikke"], ["chokoladeskeer", "Varme drikke"], ["varm-chokolade-med-havredrik", "Varme drikke"], ["irish-coffee", "Varme drikke"]], "hovertemplate": "<b>%{hovertext}</b><br><br>Kategori=Varme drikke<br>UMAP 1=%{x}<br>UMAP 2=%{y}<br>id=%{customdata[0]}<br>category=%{customdata[1]}<extra></extra>", "hovertext": ["Gløgg ekstrakt", "Chai latte med havredrik ", "Chokoladeskeer", "Varm chokolade med havredrik", "Irish coffee"], "legendgroup": "Varme drikke", "marker": {"color": "#B6E880", "opacity": 0.7, "size": 6, "symbol": "circle"}, "mode": "markers", "name": "Varme drikke", "showlegend": true, "type": "scattergl", "x": [5.278, 5.246, 6.853, 6.625, 6.688], "xaxis": "x", "y": [9.965, 9.96, 12.15, 12.29, 12.19], "yaxis": "y"}, {"customdata": [["forarsruller1", "Fastfood"]], "hovertemplate": "<b>%{hovertext}</b><br><br>Kategori=Fastfood<br>UMAP 1=%{x}<br>UMAP 2=%{y}<br>id=%{customdata[0]}<br>category=%{customdata[1]}<extra></extra>", "hovertext": ["Forårsruller "], "legendgroup": "Fastfood", "marker": {"color": "#FF97FF", "opacity": 0.7, "size": 6, "symbol": "circle"}, "mode": "markers", "name": "Fastfood", "showlegend": true, "type": "scattergl", "x": [-0.4198], "xaxis": "x", "y": [5.662], "yaxis": "y"}], "layout": {"height": 750, "legend": {"title": {"text": "Kategori"}, "tracegroupgap": 0}, "title": {"text": "Recipe Ingredient Embedding Map (recipe_ingredients)"}, "width": 1100, "xaxis": {"anchor": "y", "domain": [0, 1], "title": {"text": "UMAP 1"}}, "yaxis": {"anchor": "x", "domain": [0, 1], "title": {"text": "UMAP 2"}}}}
